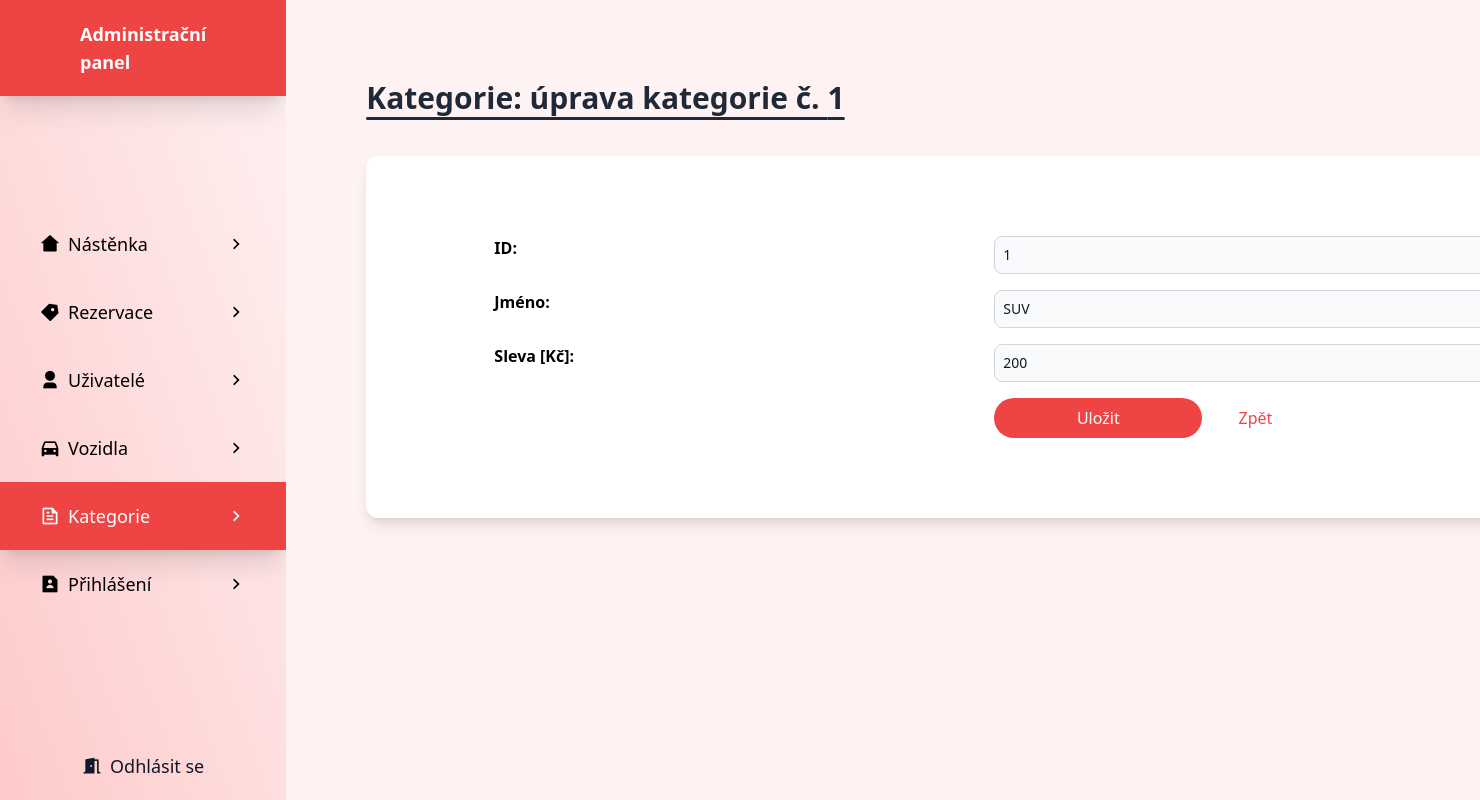
The page /kategorie/kategorie-edit.php?kategorie=1 (signed in) on the database its author committed.
### tables this page shows
CREATE TABLE `kategorie` (
  `id_k` int(11) NOT NULL,
  `nazev` varchar(30) NOT NULL,
  `sleva` int(11) NOT NULL
);

### kategorie/kategorie-edit.php (the view, shortened to what this page needs)
<?php
    $server = "localhost";
    $uzivatel = "root";
    $heslo = "";
    $db = "carlend";
?>
<!DOCTYPE html>
<html lang="en" class="scroll-smooth ">
<?php
    require_once '../soubory/header.php';
    if(isset($_SESSION["role"])) {
        if($_SESSION["role"] == 1) {
            echo '
                <body class="font-exo scroll-smooth overflow-x-hidden">
                <div class="flex w-full">';
                    require_once '../admin/admin-panel.php';
                    echo '
                    <div class="flex-1 bg-red-50 p-20">';
                        $pripojeni = mysqli_init();
                        if(!mysqli_real_connect($pripojeni, $server, $uzivatel, $heslo, $db)) {
                            die("Chyba při připojování k databázi");
                        }
                        else {
                            if(isset($_GET["kategorie"])) {
                                $sql = "SELECT * FROM kategorie WHERE id_k=" . $_GET["kategorie"];
                                $kategorie = mysqli_query($pripojeni, $sql);
                                if(mysqli_num_rows($kategorie) > 0) {
                                    $kategorie = mysqli_fetch_array($kategorie);
                                    echo '
                                    <div class="container mx-auto">
                                        <h1 class="font-bold text-3xl text-gray-800 mb-10 underline underline-offset-8">
                                            Kategorie: úprava kategorie č. ' . $kategorie["id_k"] . '
                                        </h1>
                                    </div>
                                    <div class="container mx-auto w-full mb-8 overflow-hidden rounded-xl shadow-lg bg-white p-20 px-32">
                                        <form action="kategorie-edit.php?kategorie=' . $kategorie["id_k"] . '" method="post" class="grid grid-cols-2 w-[1000px]">
                                            <p class="font-bold mb-2">ID: </p>
                                            <input type="text" name="id_k" class="p-2 mb-4 bg-gray-50 border border-gray-300 text-gray-900 text-sm rounded-lg w-full" value=' . $kategorie["id_k"] . ' required readonly>
                                            <p class="font-bold mb-2">Jméno: </p>
                                            <input type="text" name="nazev" class="p-2 mb-4 bg-gray-50 border border-gray-300 text-gray-900 text-sm rounded-lg w-full" value=' . $kategorie["nazev"] . ' required>
                                            <p class="font-bold mb-2">Sleva [Kč]: </p>
                                            <input type="number" name="sleva" class="p-2 mb-4 bg-gray-50 border border-gray-300 text-gray-900 text-sm rounded-lg w-full" value=' . $kategorie["sleva"] . ' min="0" required>
                                            <p></p>
                                            <div>
                                                <button type="submit" class="py-2 w-52 mr-8 bg-red-500 hover:bg-red-400 rounded-full transition-all duration-200 text-white">Uložit</button>
                                                <a href="kategorie.php" class="text-red-500">Zpět</a>
                                            </div>
                                        </form>
                                    </div>';
                                }
                            }
                        }
                        echo '
                    </div>
                </div>
                <script src="https://unpkg.com/aos@next/dist/aos.js"></script>
                <script>
                    AOS.init();
                </script>
            </body>';
        }
        else {
            echo '
            <h2 class="font-bold text-xl w-full text-center bg-red-500 py-5 text-white">Nemáte dostatečné oprávnění!</h2>
            <a href="../index.php" class="w-full text-center ml-5 font-semibold text-xl">Hlavní stránka</a>';
        }
    }
    else {
        echo '
        <h2 class="font-bold text-xl w-full text-center bg-red-500 py-5 text-white">Nejste přihlášen!</h2>
        <a href="../uzivatele/prihlaseni.php" class="w-full text-center ml-5 font-semibold text-xl">Přihlásit se</a>';
    }
?>
</html>

### rows shown on the page
kategorie: id_k "1", nazev "SUV", sleva "200"
